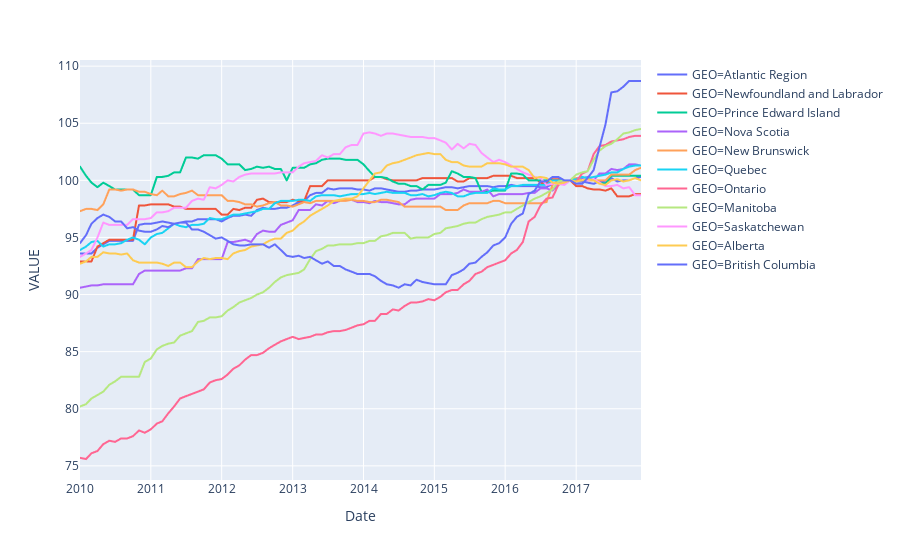

Notebook cell for this chart:
### Code cell
# - 2b. plot time series by region 
import plotly.express as px
import plotly.graph_objects as go


housing_index_plot = px.line(housing_data_small_plotting , 
                             x="Date", 
                             y="VALUE", 
                             color="GEO",
                             line_group="GEO", 
                             hover_name="GEO")

# write to html 
housing_index_plot.write_html("cleaned_data/housing_index_plot.html")

housing_index_plot.show()

# (sometimes the plot doesn't show)

# it usually works better when the zoom on the top right hand corner of the widget is clicked on!

# the data was standardized using 2017 as index, which is why the lines converge at 2017
